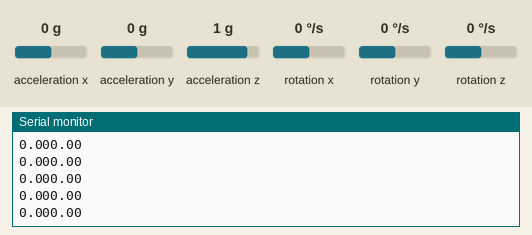
Recording of a sketch running on a simulated Arduino Uno, built with avr-gcc and run on an emulated ATmega328P. On the bench: the last lines printed to the serial monitor. The test bench sets the inputs (shaded band); at power-on: acceleration x 0 g, acceleration y 0 g, acceleration z 1 g, rotation x 0 °/s, rotation y 0 °/s, rotation z 0 °/s.

Above: at 4.2 s.
4.3 s: acceleration x set to -1.4 g
At 4.42 s:
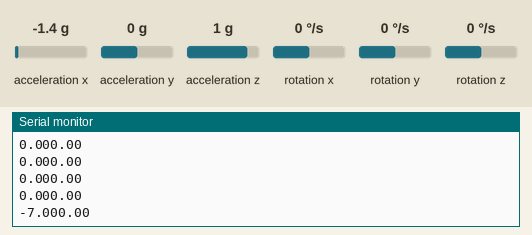
5.8 s: acceleration y set to -1.4 g
At 5.82 s:
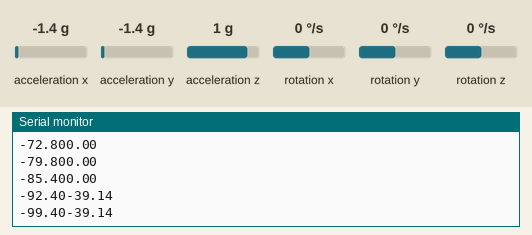
7.3 s: acceleration z set to -1.4 g
At 7.33 s:
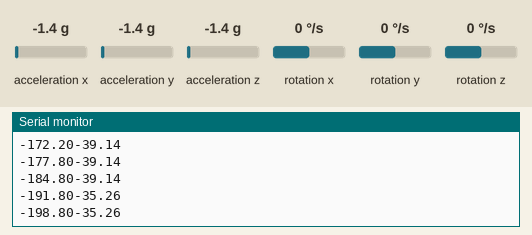
Timing chart, 0 to 10.3 s (numbered marks = the images above; inputs shaded):
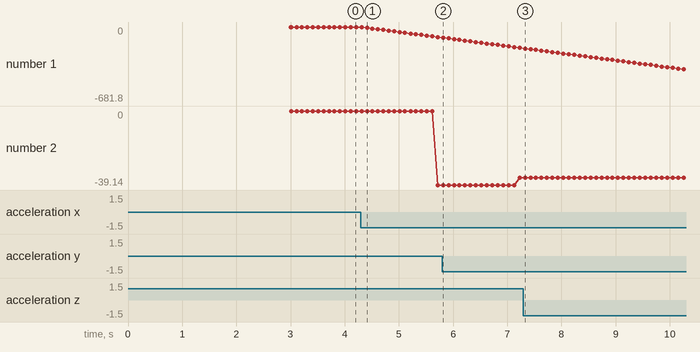

Measured:
- after the input at 4.3 s, the serial monitor: prints a new line after 0.11 s (image 1)
- after the input at 5.8 s, the serial monitor: prints a new line at once (image 2)
- plotted number 1: 0 → -92.4 after the input at 4.3 s
- plotted number 2: 0 → -39.14 after the input at 4.3 s, -39.14 → -35.26 after the input at 5.8 s

The sketch:

mpu6050.ino
```cpp
#include <MPU6050_tockn.h>
#include <Wire.h>

MPU6050 mpu6050(Wire);

long timer,timer2;
float scalaR;
float interval;

float posX,posY,posZ;
float offsetX,offsetY,offsetZ;
float deltaX,deltaY,deltaZ,deltaT;

void setup() {
  Serial.begin(9600);
  Wire.begin();
  mpu6050.begin();
  mpu6050.calcGyroOffsets(true);
  mpu6050.update();
  offsetX = mpu6050.getAccX(); //so that you readings start 0
  posX = 0;
}

void loop() {
  interval = millis() - timer;
  deltaT = millis() - timer2;

  //Serial.print(mpu6050.getGyroY());
  //Serial.println(mpu6050.getGyroX());
  //alternate calculation that tries to smoothen position using an interval
  //posY += mpu6050.getGyroY() * interval;

  //try to smooth the readings
  if(deltaT >=20) {
    mpu6050.update();

    deltaX = mpu6050.getAccX()-offsetX;
    deltaY = mpu6050.getAccY()-offsetY;
    if(abs(deltaX) >= 0.02){
      posX += deltaX;
    }
    if(abs(deltaY) >= 0.02) {
      posY += deltaY;
    }
    timer2 = millis();
  }
  //only print every 100 milliseconds
   if(interval >=100) {
    Serial.println(mpu6050.getAngleX());
    Serial.print(posX);//Serial.println(deltaX);
    timer = millis();
  }
}
```
